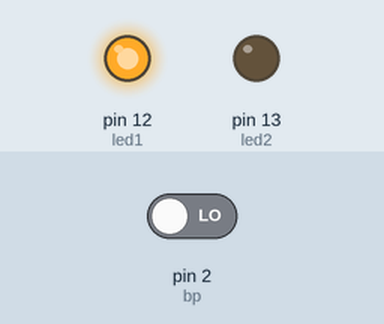
A sketch run on a simulated Arduino Uno, built with avr-gcc and run on an emulated ATmega328P. On the bench: output pins drawn as LEDs (lit = HIGH). The inputs (shaded band) are chosen by the test bench; at power-on: pin 2 (bp) LOW.

Above: at 1.2 s.
1.3 s: pin 2 (bp) driven HIGH
At 2.0 s:
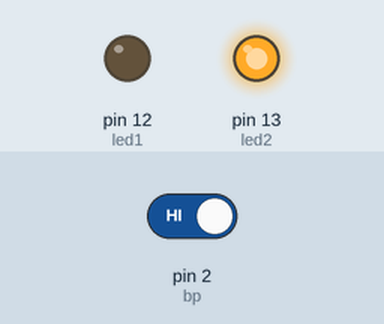
2.8 s: pin 2 (bp) driven LOW
At 3.1 s:
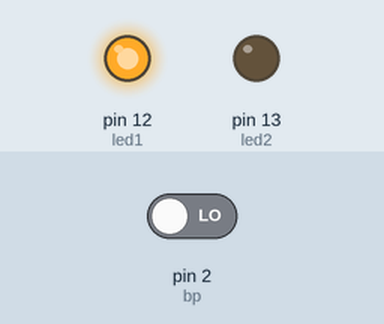
Timing chart, 0 to 5.8 s (numbered marks = the images above; inputs shaded):
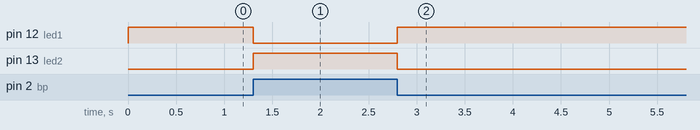

Measured:
- after the input at 1.3 s, pin 12 (led1): HIGH → LOW at once; pin 13 (led2): LOW → HIGH at once
- after the input at 2.8 s, pin 12 (led1): LOW → HIGH at once; pin 13 (led2): HIGH → LOW at once

The sketch:

Blink2.ino
```cpp
/*
 Titre : blink2
 */

// Déclaration de variables globales

int led1=12; // numéro de la pin ou est connectée la led 12
int led2=13; // numéro de la pin ou est connectée la led 13
int bp=2; // numéro de la pin ou est connectée le bouton poussoir

// déclaration des constantes

// setup

void setup() {
  pinMode(led1,OUTPUT); // configure la pin 12 en sortie
  pinMode(led2,OUTPUT); // configure la pin 13 en sortie
  pinMode(bp,INPUT); // configure la pin 2 en entrée

}

// programme

void loop() {

if (digitalRead(bp)== HIGH ){ // lis le bouton poussoir
   digitalWrite(led1,LOW); // éteint la led1
   digitalWrite(led2,HIGH); // allume la led2
}

else {
  digitalWrite(led1,HIGH); // allume la led1
  digitalWrite(led2,LOW); // éteint la led2
}

}
```
